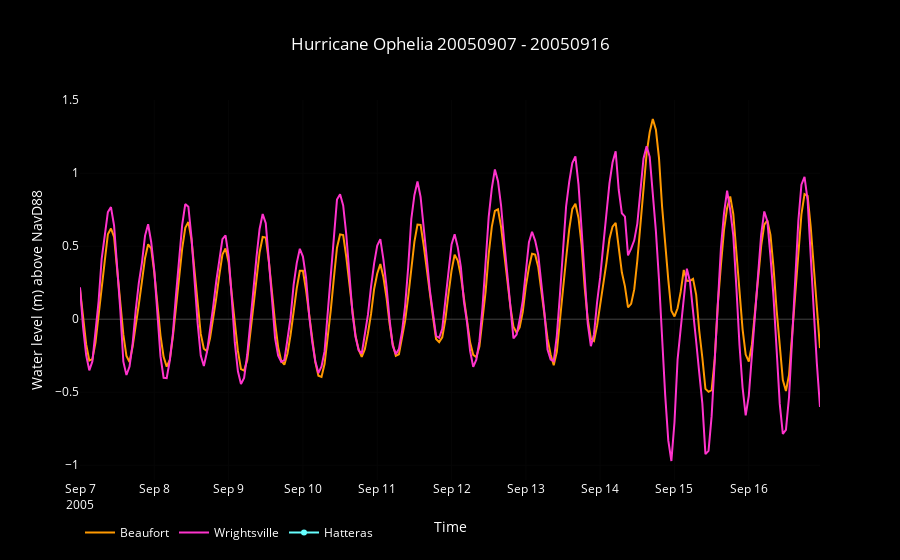

The notebook cell saved with this chart:
### Code cell
begin = '20050907'
end = '20050916'
title = 'Hurricane Ophelia'
data,layout = adcirc.plot_hurricane(begin,end,stations,title)
fig = go.Figure(data=data, layout=layout)
interactive = iplot(fig)

### Figure 1 — Plotly figure (JSON) as saved in the notebook; plotly's stock layout.template omitted (floating-point values rounded to 4 significant figures; data arrays with more than 128 entries replaced by an {"elided": "..."} marker saying what was removed)
{"data": [{"line": {"color": "rgb(255, 153, 0)"}, "name": "Beaufort", "type": "scatter", "uid": "21aaaa", "x": {"elided": "240 str values"}, "y": {"elided": "240 float values"}}, {"line": {"color": "rgb(255, 51, 204)"}, "name": "Wrightsville", "type": "scatter", "uid": "7b5be9", "x": {"elided": "240 str values"}, "y": {"elided": "240 float values"}}, {"line": {"color": "rgb(102, 255, 255)"}, "name": "Hatteras", "type": "scatter", "uid": "3ed925", "x": ["Error: No data was found. This product may not be offered at this station at the requested time."], "y": [null]}], "layout": {"autosize": true, "font": {"color": "rgb(255,255,255)"}, "legend": {"orientation": "h"}, "paper_bgcolor": "rgb(0, 0, 0)", "plot_bgcolor": "rgb(0, 0, 0)", "title": "Hurricane Ophelia 20050907 - 20050916", "xaxis": {"autorange": true, "range": ["2005-09-07", "2005-09-16 23:00"], "title": "Time", "type": "date"}, "yaxis": {"autorange": true, "range": [-1.101, 1.501], "title": "Water level (m) above NavD88", "type": "linear"}}}
